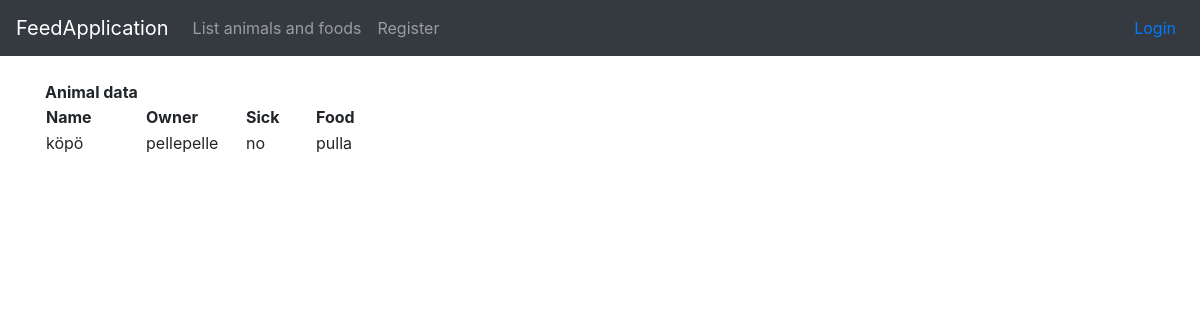
The page /animals/1/ on the database as committed earlier.
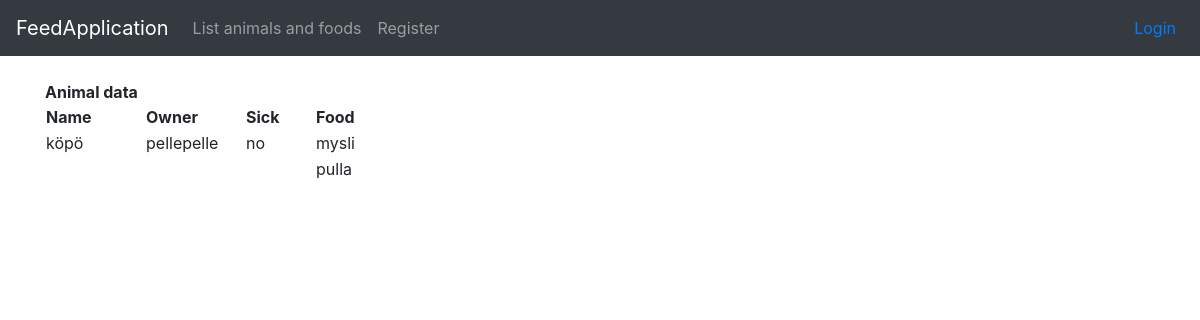
The same page on the database as committed later.
### application/animals/models.py (models this page shows, shortened)
class Food(Base):
    name = db.Column(db.String(144), unique=True, nullable = False) #unique lisätty
    animals = db.relationship("Animal", secondary=animals_foods, back_populates='foods', lazy='dynamic')
    price = db.Column(db.Integer, nullable = True)
    @staticmethod
    def find_foods(animal_id):
        stmt = text("SELECT Food.name FROM Food"
        " LEFT JOIN animalsfoods ON animalsfoods.food_id = Food.id"
        " LEFT JOIN Animal ON Animal.id = animalsfoods.animal_id"
        " WHERE Animal.id = :animal_id"
        " GROUP BY Food.name").params(animal_id=animal_id)
        res = db.engine.execute(stmt)
        response = []
        for row in res:
            response.append({"name":row[0]})
        return response

### application/animals/views.py (the view)
@app.route("/animals/<animal_id>/", methods=["GET"])
def animals_show_animal(animal_id):
    animal = Animal.query.get(animal_id)
    return render_template("animals/show.html", owner = User.query.get(animal.account_id),
        animal = Animal.query.get(animal_id), foods = Food.find_foods(animal_id), allfoods = Food.query.all())

### application/templates/animals/show.html (shortened to what this page needs)
{% extends "layout.html" %}
{% block body %}
<th><b>Animal data</b></th>
<table>
  <tr>
    <td style="width:100px"><b>Name</b></td>
    <td style="width:100px"><b>Owner</b></td>
    <td style="width:70px"><b>Sick</b></td>
    <td style="width:100px"><b>Food</b></td>
  </tr>
  <tr>
    <td>{{ animal.name }}</td>
    <td>{{ owner.name }}</td>
    {% if animal.sick == True %}
    <td>yes</td>
    {% else %}
    <td>no</td>
    {% endif %}
    {% for food in foods %}
    <td>{{ food.name }}</td><tr></tr><td></td><td></td><td></td>
    {% endfor %}
</table>
{% endblock %}

Rows that differ between the two databases and show on the page:
now on this page (row edited): Food: name "mysli"
